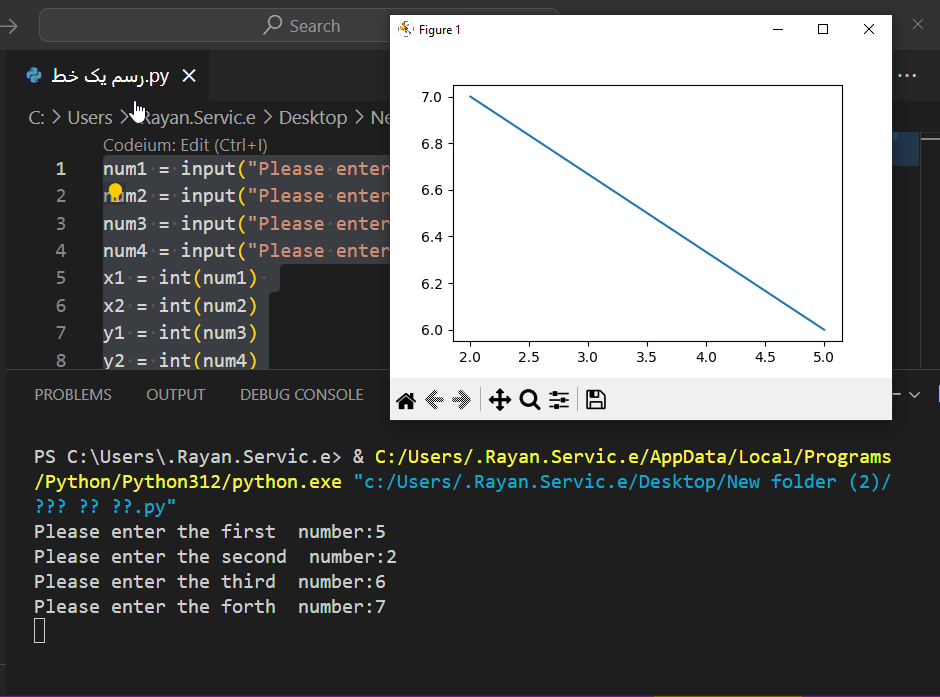
#> input picture رسم یک خط.png, 940 x 697 px; its folder holds only this picture in this run
$ python -i canny.py   (imports and definitions only)
#> lines starting #> are read from the running program, lines starting #| are printed output that depends on the picture; after the words box and inside, x2 and y2 are one past the last pixel; in counts of white or black regions, pixels touching at a corner belong together
#> further down, picture is the input picture: shape (697, 940, 3); mean B, G, R 106.5, 107.2, 106.6
import cv2
import os
import numpy as np

input_path = (r'__your_input_path')
output_path = (r'__your_output_path')

def Grayscale(image):
    image = cv2.cvtColor(image, cv2.COLOR_BGR2GRAY)
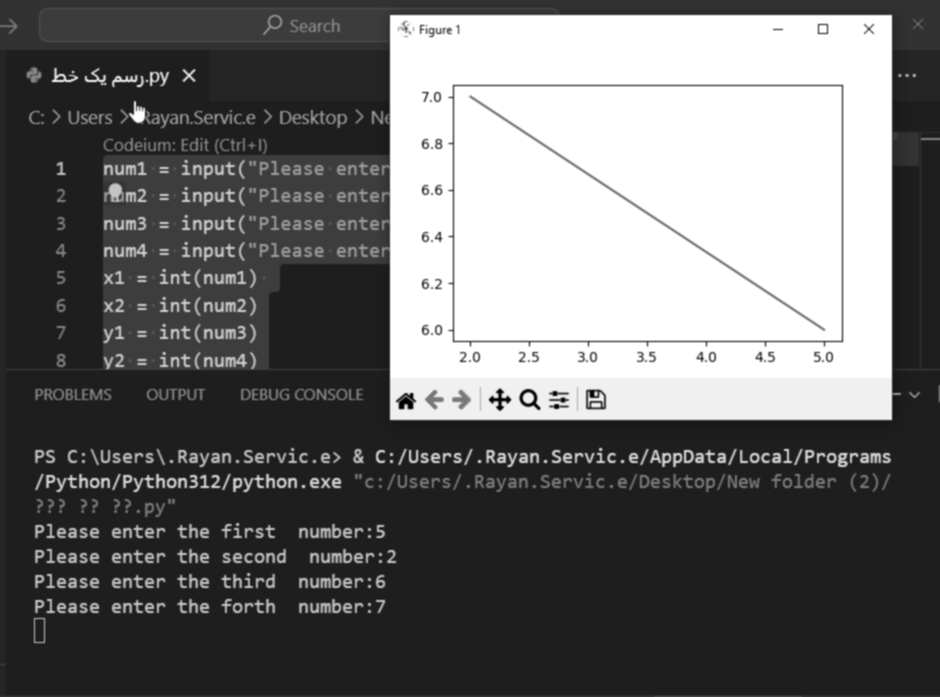
#> image: shape (697, 940); min 0, max 255, mean 106.9
    return image

def GaussianBlur(image):
    image = cv2.GaussianBlur(image, (3, 3), 0)
    return image

def SobelFilter(image):
    image = Grayscale(GaussianBlur(image))
    convolved = np.zeros(image.shape)
    G_x = np.zeros(image.shape)
    G_y = np.zeros(image.shape)
    size = image.shape
#> size = (697, 940)
    kernel_x = np.array(([-1, 0, 1], [-2, 0, 2], [-1, 0, 1]))
    kernel_y = np.array(([-1, -2, -1], [0, 0, 0], [1, 2, 1]))
    for i in range(1, size[0] - 1):
        for j in range(1, size[1] - 1):
            G_x[i, j] = np.sum(np.multiply(image[i - 1 : i + 2, j - 1 : j + 2], kernel_x))
            G_y[i, j] = np.sum(np.multiply(image[i - 1 : i + 2, j - 1 : j + 2], kernel_y))
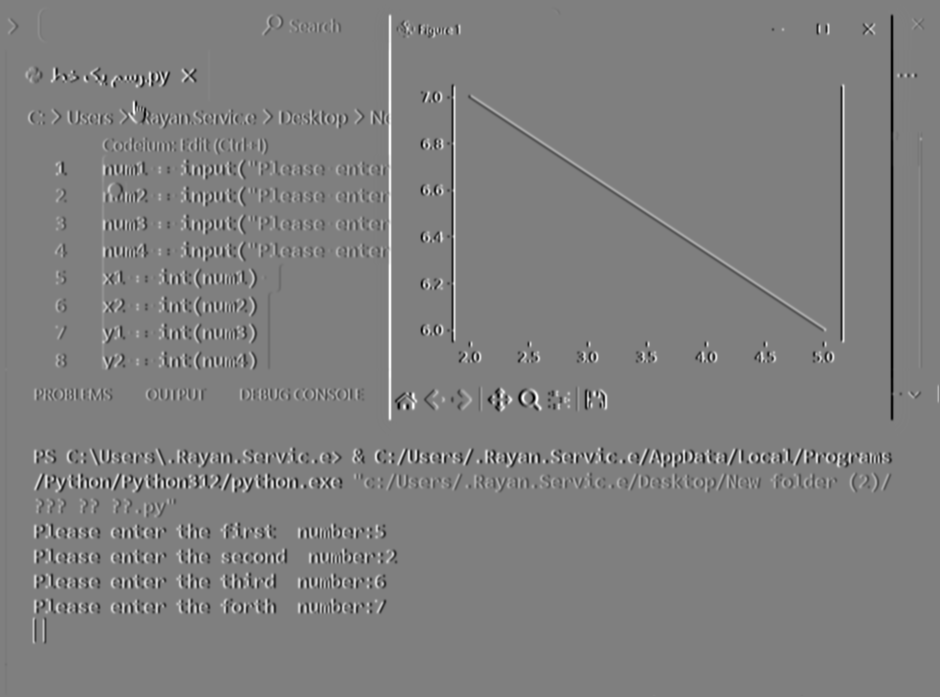
#> G_x: shape (697, 940) float64; min -720, max 720, mean 0; drawn with min black and max white
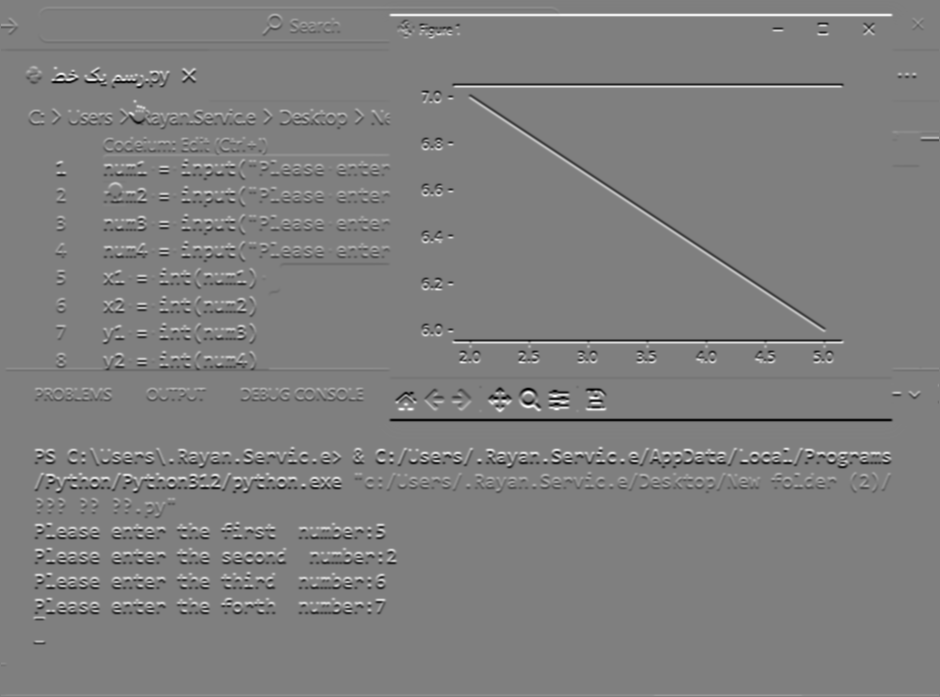
#> G_y: shape (697, 940) float64; min -720, max 720, mean 0; drawn with min black and max white

    convolved = np.sqrt(np.square(G_x) + np.square(G_y))
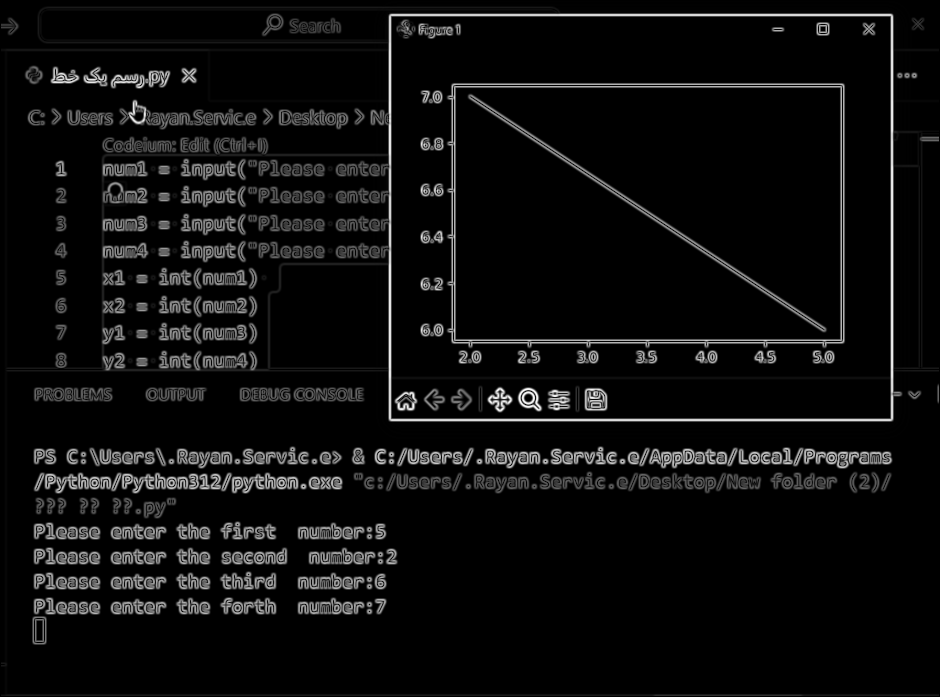
#> convolved: shape (697, 940) float64; min 0, max 748.2, mean 41.6; drawn with min black and max white
    convolved = np.multiply(convolved, 255.0 / convolved.max())

    angles = np.rad2deg(np.arctan2(G_y, G_x))
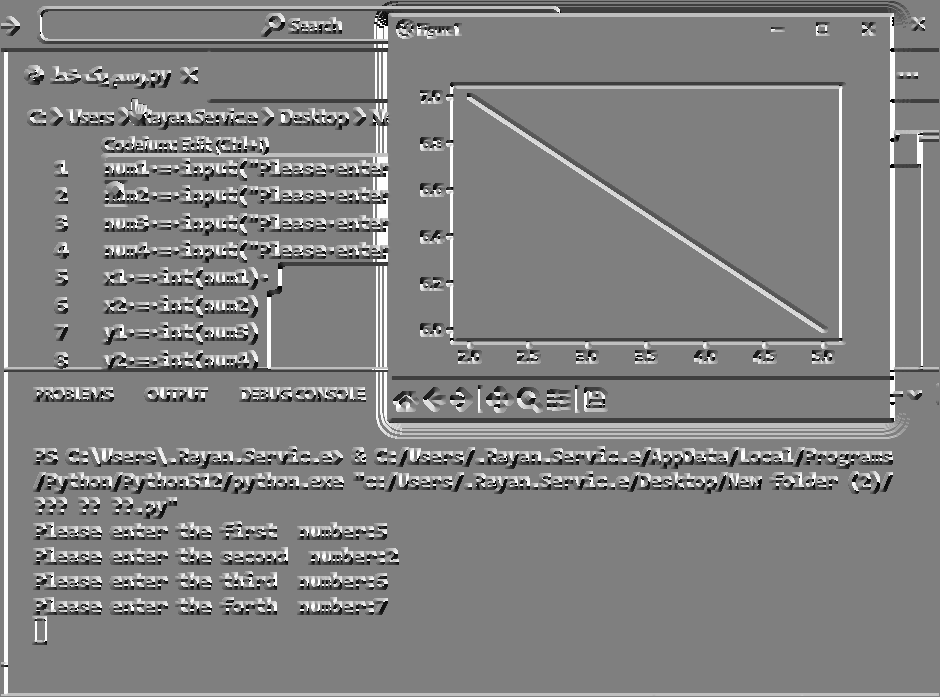
#> angles: shape (697, 940) float64; min -179.9, max 180, mean 3.4; drawn with min black and max white
    angles[angles < 0] += 180
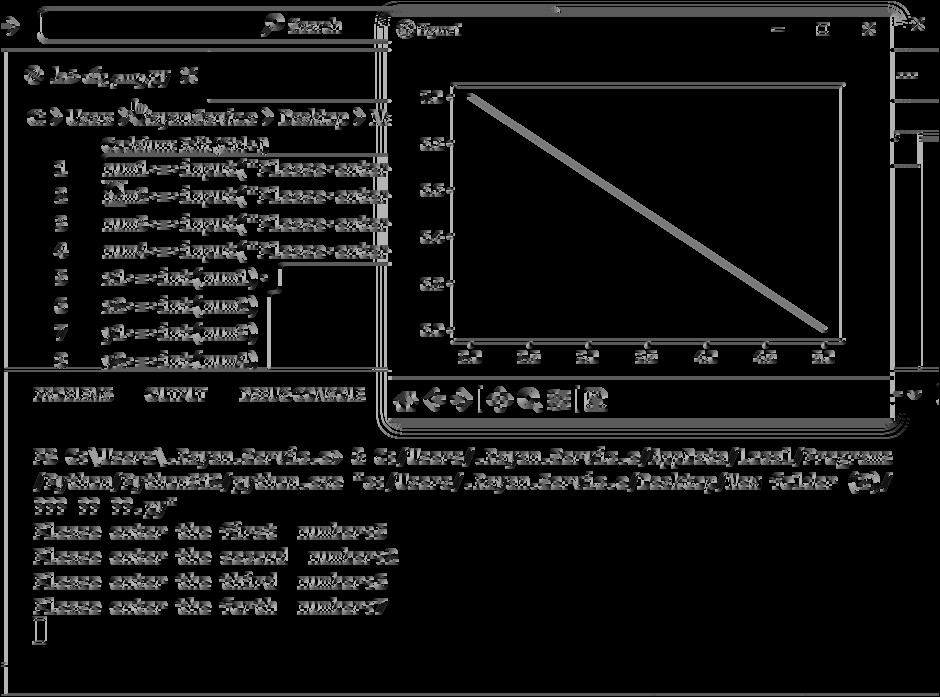
#> angles: shape (697, 940) float64; 9.85% of pixels changed, all inside (x1, y1, x2, y2) = (1, 1, 939, 667)
    convolved = convolved.astype('uint8')
    return convolved, angles


# [55 lines left out: functions non_maximum_suppression, double_threshold_hysteresis, Canny, not called in this run]

# [6 lines not run here, left out]

>>> import cv2
>>> picture = cv2.imread('رسم یک خط.png')
>>> result = SobelFilter(picture)
